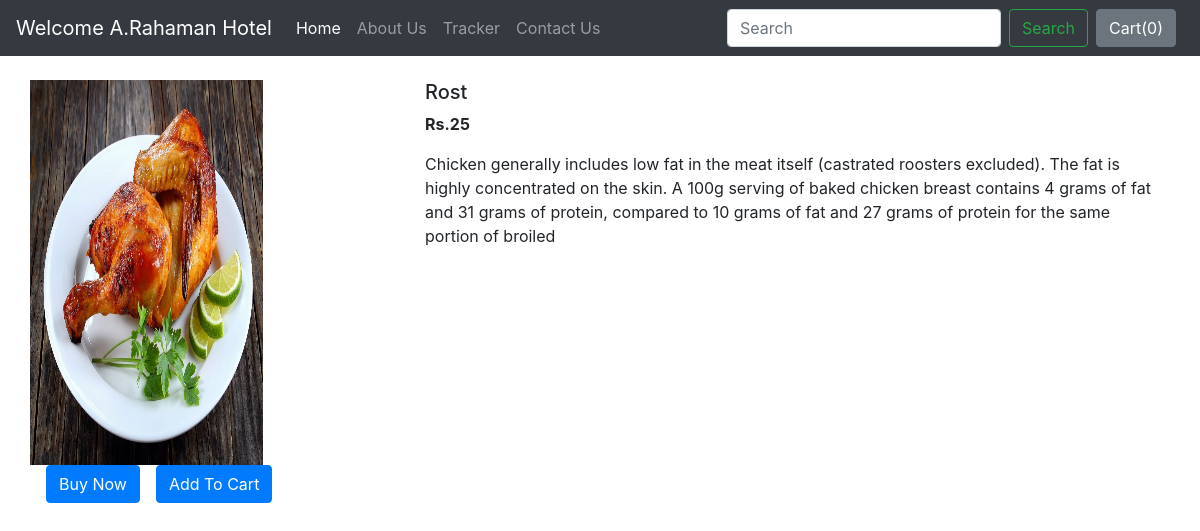
Page /shop/products/21 on the committed database.
### shop/models.py (models this page shows, shortened)
class Product(models.Model):
    product_id = models.AutoField
    product_name = models.CharField(max_length=50)
    category = models.CharField(max_length=50, default="")
    subcategory = models.CharField(max_length=50, default="")
    price = models.IntegerField(default=0)
    desc = models.CharField(max_length=300)
    pub_date = models.DateField()
    image = models.ImageField(upload_to='shop/images', default="")

### shop/views.py (the view)
# urls.py: path("products/<int:myid>", views.productView, name="ProductView"),
def productView(request, myid):
    product = Product.objects.filter(id=myid)
    return render(request, 'shop/prodView.html', {'product':product[0]})

### shop/templates/shop/prodView.html (shortened to what this page needs)
{% extends 'shop/basic.html' %}
{% block body %}
<div class="container my-4">
    <div class="row">
    <div class="col-md-4">
    <div class="row">
        <img src="/media/{{product.image}}" width="233px" height="385px">
    </div>
        <div class="row">
            <button class="btn btn-primary mx-3">Buy Now</button>
            <button class="btn btn-primary">Add To Cart</button>
        </div>
    </div>
    <div class="col-md-8">
        <h5>{{product.product_name}}</h5>
        <p><b>Rs.{{product.price}} </b></p>
        <p>{{product.desc}}</p>
    </div>
    </div>
</div>
{% endblock %}

### rows in the picture
Product: image (picture), product_name "Rost", price "25", desc "Chicken generally includes low fat in the meat itself (castrated roosters excluded). The fat is highly concentrated on the skin. A 100g serving of baked chicken breast contains 4 grams of fat and 31 grams of protein, compared to 10 grams of fat and 27 grams of protein for the same portion of broiled"
